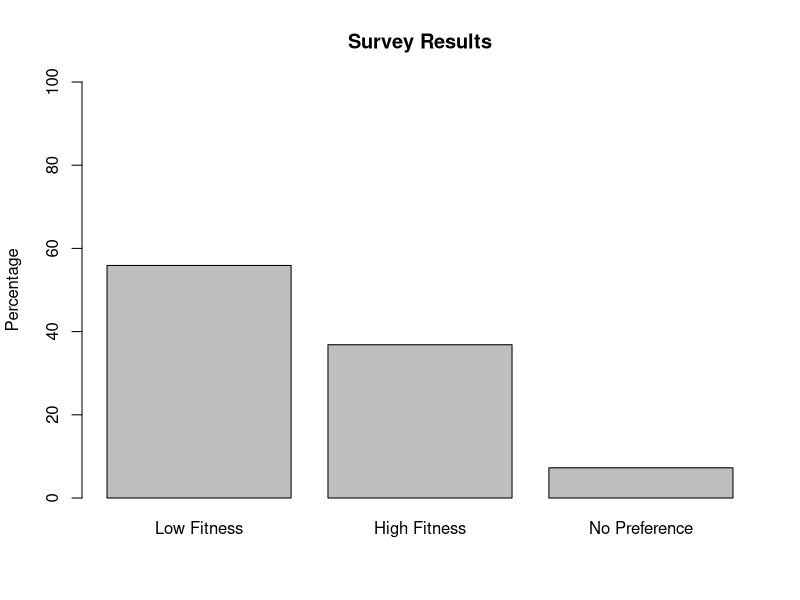

Generate this figure with R:
postscript(file='survey.ps', paper="special",
width=8, height=8, onefile=FALSE, encoding="TeXtext.enc",
horizontal=FALSE)

barplot(c(55.9,36.84,7.26),main="Survey Results",  
   ylab="Percentage", names.arg=c("Low Fitness","High Fitness","No Preference"), 
   border="black",ylim=c(0,100))
